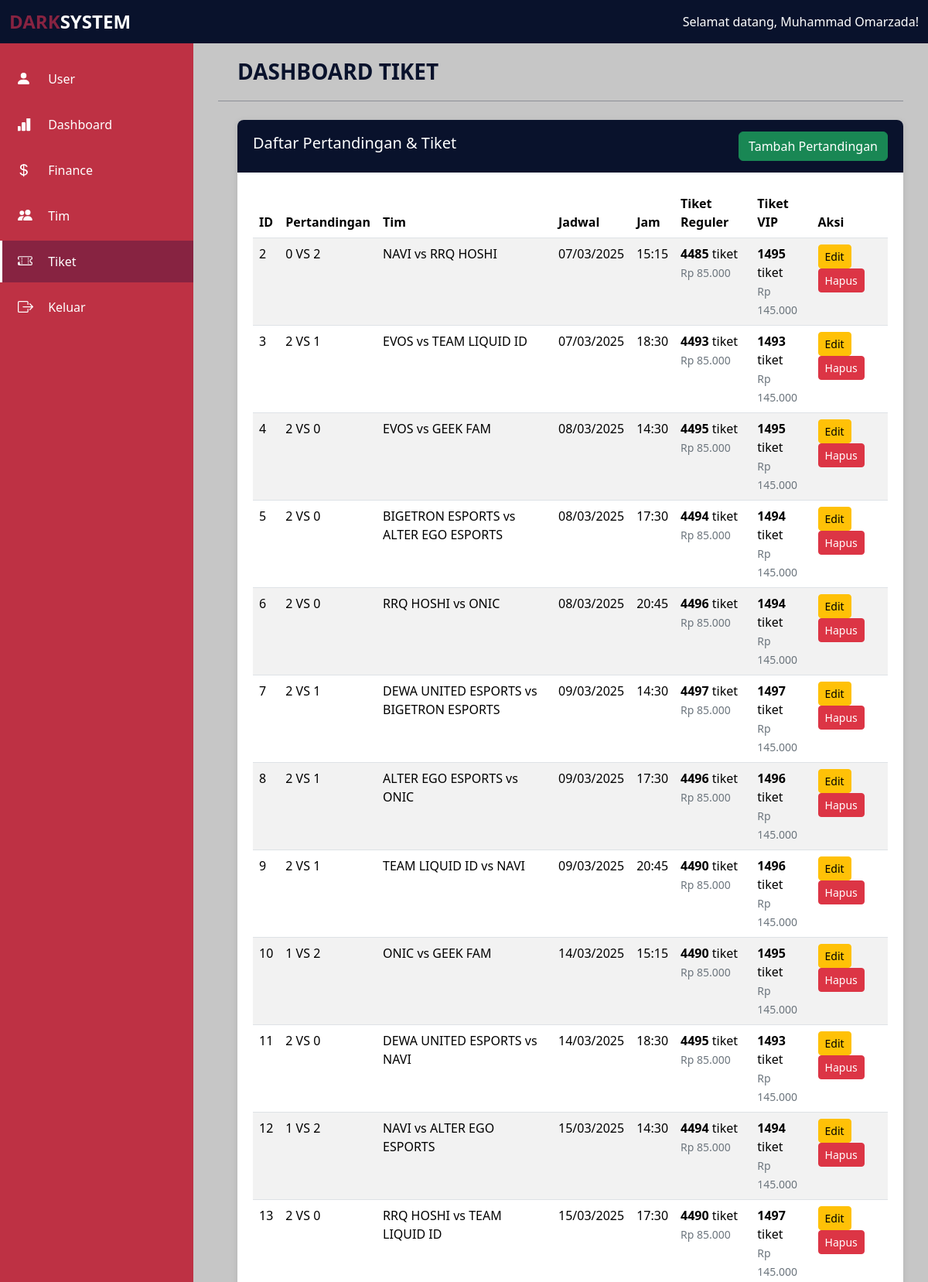
The page /dashboardTiket.php (signed in, upper part) on the database its author committed.
### tables this page shows
CREATE TABLE `pertandingan` (
  `id_pertandingan` int(11) NOT NULL,
  `deskripsi_pertandingan` varchar(255) NOT NULL,
  `jadwal` date NOT NULL,
  `jam` time NOT NULL,
  `id_tiket_reguler` int(3) NOT NULL,
  `id_tiket_vip` int(3) NOT NULL,
  `id_tim1` int(3) NOT NULL,
  `id_tim2` int(3) NOT NULL
);

CREATE TABLE `tim` (
  `id_tim` int(11) NOT NULL,
  `nama` varchar(100) NOT NULL,
  `peringkat` int(2) NOT NULL,
  `logo` varchar(255) NOT NULL,
  `match_point` int(3) NOT NULL,
  `match_wl` varchar(6) NOT NULL,
  `net_game_win` int(3) NOT NULL,
  `game_wl` varchar(6) NOT NULL
);

CREATE TABLE `tiket_reguler` (
  `id_tiket_reguler` int(3) NOT NULL,
  `jumlah` int(4) NOT NULL,
  `harga` int(5) NOT NULL
);

CREATE TABLE `tiket_vip` (
  `id_tiket_vip` int(3) NOT NULL,
  `jumlah` int(4) NOT NULL,
  `harga` int(6) NOT NULL
);

### dashboardTiket.php (the view, shortened to what this page needs)
<?php
require_once 'config.php';
try {
    $stmt = $pdo->query("
        SELECT
            p.id_pertandingan,
            p.deskripsi_pertandingan,
            p.jadwal,
            p.jam,
            tr.jumlah as jumlah_reguler,
            tr.harga as harga_reguler,
            tv.jumlah as jumlah_vip,
            tv.harga as harga_vip,
            t1.nama as nama_tim1,
            t2.nama as nama_tim2,
            p.id_tim1,
            p.id_tim2
        FROM pertandingan p
        LEFT JOIN tiket_reguler tr ON p.id_tiket_reguler = tr.id_tiket_reguler
        LEFT JOIN tiket_vip tv ON p.id_tiket_vip = tv.id_tiket_vip
        LEFT JOIN tim t1 ON p.id_tim1 = t1.id_tim
        LEFT JOIN tim t2 ON p.id_tim2 = t2.id_tim
        ORDER BY p.jadwal ASC, p.jam ASC
    ");
    $pertandingan = $stmt->fetchAll(PDO::FETCH_ASSOC);
} catch(PDOException $e) {
    $pertandingan = [];
    $teams = [];
    $error_message = "Error mengambil data: " . $e->getMessage();
}
?>
<!DOCTYPE html>
<html lang="en">
<head>
    <link
        href="https://cdn.jsdelivr.net/npm/bootstrap@5.3.6/dist/css/bootstrap.min.css"
        rel="stylesheet"
    />
    <link rel="stylesheet" href="dashboardTiket.css" />
</head>
<body>
    <nav class="navbar">
        <div class="container-fluid">
            <span class="navbar-brand mb-0 h1">
                <span class="dark">DARK</span>SYSTEM
            </span>
            <span class="navbar-text text-white">
                Selamat datang, <?php echo htmlspecialchars($_SESSION['username']); ?>!
            </span>
        </div>
    </nav>
    <div class="sidebar" id="sidebar">
        <ul class="sidebar-menu">
            <li>
                <a href="dashboardUser.php">
                    <span>
                        <svg xmlns="http://www.w3.org/2000/svg" width="16" height="16" fill="currentColor" class="bi bi-person-fill" viewBox="2 2 16 16">
                            <path d="M3 14s-1 0-1-1 1-4 6-4 6 3 6 4-1 1-1 1zm5-6a3 3 0 1 0 0-6 3 3 0 0 0 0 6"/>
                        </svg>
                        User
                    </span>
                </a>
            </li>
            <li>
                <a href="dashboard.php">
                    <span>
                        Dashboard
                    </span>
                </a>
            </li>
            <li>
                <a href="dashboardFinance.php">
                    <span>
                        Finance
                    </span>
                </a>
            </li>
            <li>
                <a href="dashboardTim.php">
                    <span>
                        Tim
                    </span>
                </a>
            </li>
            <li>
                <a href="dashboardTiket.php" class="active">
                    <span>
                        Tiket
                    </span>
                </a>
            </li>
            <li>
                <a href="logout.php">
                    <span>
                        Keluar
                    </span>
                </a>
            </li>
        </ul>
    </div>
    <div class="main-content">
        <div class="container-fluid">
            <h3>DASHBOARD TIKET</h3>
            <hr />
            <div class="row mt-4">
                <div class="col-12">
                    <div class="card">
                        <div class="card-header d-flex justify-content-between align-items-center">
                            <h5>Daftar Pertandingan & Tiket</h5>
                            <button class="btn btn-success" data-bs-toggle="modal" data-bs-target="#addMatchModal">
                                <i class="bi bi-plus-circle"></i> Tambah Pertandingan
                            </button>
                        </div>
                        <div class="card-body">
                            <div class="table-responsive">
                                <table class="table table-striped">
                                    <thead>
                                        <tr>
                                            <th>ID</th>
                                            <th>Pertandingan</th>
                                            <th>Tim</th>
                                            <th>Jadwal</th>
                                            <th>Jam</th>
                                            <th>Tiket Reguler</th>
                                            <th>Tiket VIP</th>
                                            <th>Aksi</th>
                                        </tr>
                                    </thead>
                                    <tbody>
                                        <?php if (empty($pertandingan)): ?>
                                            <tr>
                                                <td colspan="8" class="text-center">Belum ada data pertandingan</td>
                                            </tr>
                                        <?php else: ?>
                                            <?php foreach ($pertandingan as $match): ?>
                                                <tr>
                                                    <td><?php echo $match['id_pertandingan']; ?></td>
                                                    <td><?php echo htmlspecialchars($match['deskripsi_pertandingan']); ?></td>
                                                    <td><?php echo htmlspecialchars($match['nama_tim1'] ?? 'Tim 1 tidak ditemukan') . ' vs ' . htmlspecialchars($match['nama_tim2'] ?? 'Tim 2 tidak ditemukan'); ?></td>
                                                    <td><?php echo date('d/m/Y', strtotime($match['jadwal'])); ?></td>
                                                    <td><?php echo date('H:i', strtotime($match['jam'])); ?></td>
                                                    <td>
                                                        <strong><?php echo $match['jumlah_reguler']; ?></strong> tiket<br>
                                                        <small class="text-muted">Rp <?php echo number_format($match['harga_reguler'], 0, ',', '.'); ?></small>
                                                    </td>
                                                    <td>
                                                        <strong><?php echo $match['jumlah_vip']; ?></strong> tiket<br>
                                                        <small class="text-muted">Rp <?php echo number_format($match['harga_vip'], 0, ',', '.'); ?></small>
                                                    </td>
                                                    <td>
                                                        <button class="btn btn-sm btn-warning" onclick="editMatch(<?php echo htmlspecialchars(json_encode($match)); ?>)">
                                                            Edit
                                                        </button>
                                                        <button class="btn btn-sm btn-danger" onclick="deleteMatch(<?php echo $match['id_pertandingan']; ?>, '<?php echo htmlspecialchars($match['deskripsi_pertandingan']); ?>')">
                                                            Hapus
                                                        </button>
                                                    </td>
                                                </tr>
                                            <?php endforeach; ?>
                                        <?php endif; ?>
                                    </tbody>
                                </table>
                            </div>
                        </div>
                    </div>
                </div>
            </div>
        </div>
    </div>
</body>
</html>

### dashboardTiket.css (style rules this page uses)
body { background-color: #c6c6c6; }
nav { background-color: #09122c; position: fixed; z-index: 1030; width: 100%; }
nav .dark { color: #872341; }
nav .navbar-brand { color: white; font-weight: bold; font-size: 1.5rem; }
.sidebar { position: absolute; top: 55px; left: 0; width: 250px; height: 5250px; background: #be3144; padding: 20px 0; overflow-y: auto; transition: transform 0.3s ease; z-index: 999; }
.sidebar-menu { list-style: none; padding: 0; margin: 0; }
.sidebar-menu li { margin-bottom: 5px; }
.sidebar-menu a { display: flex; align-items: center; padding: 15px 20px; color: white; text-decoration: none; transition: all 0.3s ease; border-left: 3px solid transparent; }
.sidebar-menu a.active { background-color: #872341; color: white; border-left: 3px solid #ffffff; }
.sidebar-menu svg { width: 20px; height: 20px; margin-right: 15px; flex-shrink: 0; }
.main-content { margin-left: 275px; margin-top: 0px; padding: 20px; }
.main-content hr { margin-left: -25px; border-color: #09122c; opacity: 0.3; }
.main-content h3 { color: #09122c; font-weight: bold; margin-bottom: 20px; }
.card { background-color: white; border: none; box-shadow: 0 2px 8px rgba(0, 0, 0, 0.1); margin-bottom: 20px; border-radius: 8px; }
.card-header { background-color: #09122c; color: white; border-bottom: none; border-radius: 8px 8px 0 0 !important; padding: 15px 20px; }
.card-body { padding: 20px; }
.btn-warning { background-color: #ffc107; border-color: #ffc107; color: #000; }
.btn-danger { background-color: #dc3545; border-color: #dc3545; }
.navbar-text { color: white !important; }
.table { background-color: white; }
.table-responsive { background-color: white; border-radius: 8px; }
.text-muted { color: #6c757d !important; }

### rows shown on the page
pertandingan: id_pertandingan "2", deskripsi_pertandingan "0 VS 2", id_tim1.nama "NAVI", id_tim2.nama "RRQ HOSHI", jadwal "07/03/2025", jam "15:15", id_tiket_reguler.jumlah "4485", id_tiket_reguler.harga "85.000", id_tiket_vip.jumlah "1495", id_tiket_vip.harga "145.000"
pertandingan: id_pertandingan "3", deskripsi_pertandingan "2 VS 1", id_tim1.nama "EVOS", id_tim2.nama "TEAM LIQUID ID", jadwal "07/03/2025", jam "18:30", id_tiket_reguler.jumlah "4493", id_tiket_reguler.harga "85.000", id_tiket_vip.jumlah "1493", id_tiket_vip.harga "145.000"
pertandingan: id_pertandingan "4", deskripsi_pertandingan "2 VS 0", id_tim1.nama "EVOS", id_tim2.nama "GEEK FAM", jadwal "08/03/2025", jam "14:30", id_tiket_reguler.jumlah "4495", id_tiket_reguler.harga "85.000", id_tiket_vip.jumlah "1495", id_tiket_vip.harga "145.000"
pertandingan: id_pertandingan "5", deskripsi_pertandingan "2 VS 0", id_tim1.nama "BIGETRON ESPORTS", id_tim2.nama "ALTER EGO ESPORTS", jadwal "08/03/2025", jam "17:30", id_tiket_reguler.jumlah "4494", id_tiket_reguler.harga "85.000", id_tiket_vip.jumlah "1494", id_tiket_vip.harga "145.000"
pertandingan: id_pertandingan "6", deskripsi_pertandingan "2 VS 0", id_tim1.nama "RRQ HOSHI", id_tim2.nama "ONIC", jadwal "08/03/2025", jam "20:45", id_tiket_reguler.jumlah "4496", id_tiket_reguler.harga "85.000", id_tiket_vip.jumlah "1494", id_tiket_vip.harga "145.000"
pertandingan: id_pertandingan "7", deskripsi_pertandingan "2 VS 1", id_tim1.nama "DEWA UNITED ESPORTS", id_tim2.nama "BIGETRON ESPORTS", jadwal "09/03/2025", jam "14:30", id_tiket_reguler.jumlah "4497", id_tiket_reguler.harga "85.000", id_tiket_vip.jumlah "1497", id_tiket_vip.harga "145.000"
pertandingan: id_pertandingan "8", deskripsi_pertandingan "2 VS 1", id_tim1.nama "ALTER EGO ESPORTS", id_tim2.nama "ONIC", jadwal "09/03/2025", jam "17:30", id_tiket_reguler.jumlah "4496", id_tiket_reguler.harga "85.000", id_tiket_vip.jumlah "1496", id_tiket_vip.harga "145.000"
pertandingan: id_pertandingan "9", deskripsi_pertandingan "2 VS 1", id_tim1.nama "TEAM LIQUID ID", id_tim2.nama "NAVI", jadwal "09/03/2025", jam "20:45", id_tiket_reguler.jumlah "4490", id_tiket_reguler.harga "85.000", id_tiket_vip.jumlah "1496", id_tiket_vip.harga "145.000"
pertandingan: id_pertandingan "10", deskripsi_pertandingan "1 VS 2", id_tim1.nama "ONIC", id_tim2.nama "GEEK FAM", jadwal "14/03/2025", jam "15:15", id_tiket_reguler.jumlah "4490", id_tiket_reguler.harga "85.000", id_tiket_vip.jumlah "1495", id_tiket_vip.harga "145.000"
pertandingan: id_pertandingan "11", deskripsi_pertandingan "2 VS 0", id_tim1.nama "DEWA UNITED ESPORTS", id_tim2.nama "NAVI", jadwal "14/03/2025", jam "18:30", id_tiket_reguler.jumlah "4495", id_tiket_reguler.harga "85.000", id_tiket_vip.jumlah "1493", id_tiket_vip.harga "145.000"
pertandingan: id_pertandingan "12", deskripsi_pertandingan "1 VS 2", id_tim1.nama "NAVI", id_tim2.nama "ALTER EGO ESPORTS", jadwal "15/03/2025", jam "14:30", id_tiket_reguler.jumlah "4494", id_tiket_reguler.harga "85.000", id_tiket_vip.jumlah "1494", id_tiket_vip.harga "145.000"
pertandingan: id_pertandingan "13", deskripsi_pertandingan "2 VS 0", id_tim1.nama "RRQ HOSHI", id_tim2.nama "TEAM LIQUID ID", jadwal "15/03/2025", jam "17:30", id_tiket_reguler.jumlah "4490", id_tiket_reguler.harga "85.000", id_tiket_vip.jumlah "1497", id_tiket_vip.harga "145.000"

### other values the page prints
$_SESSION['username'] "Muhammad Omarzada"
